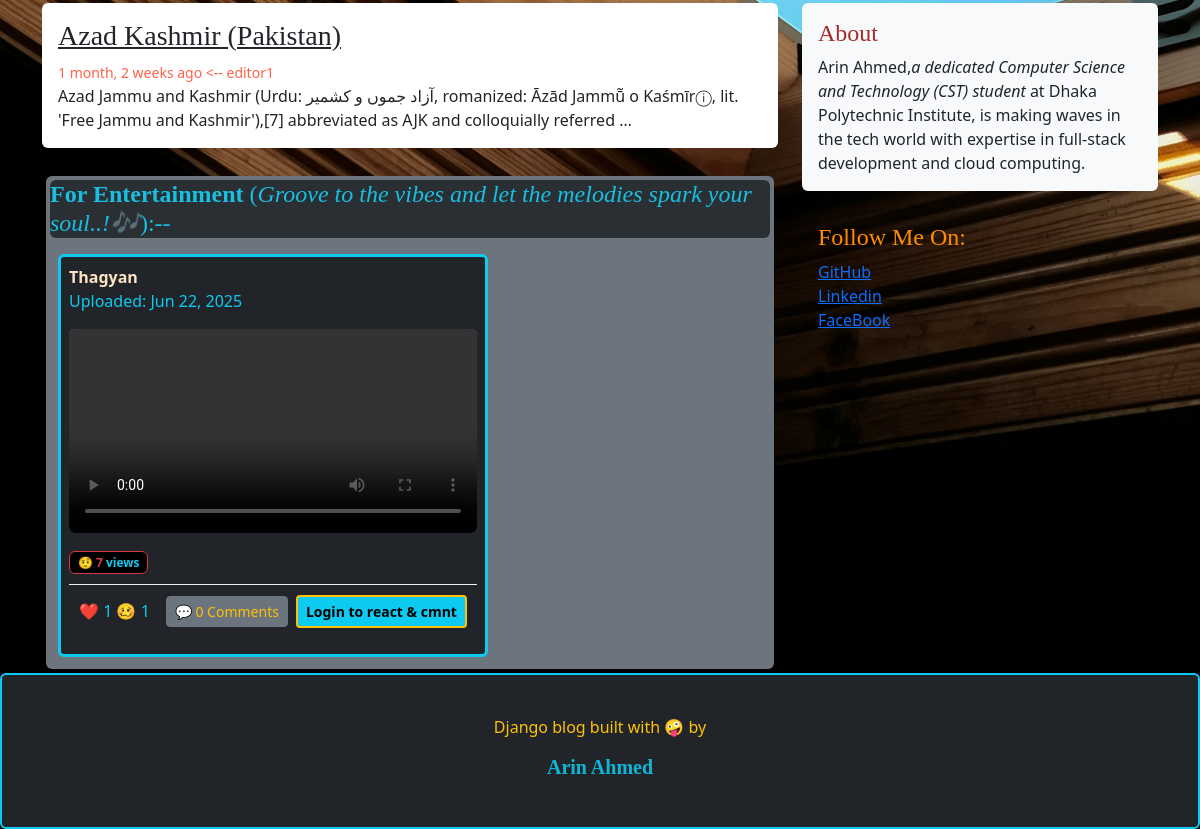
Before: / (lower part) with the older database file.
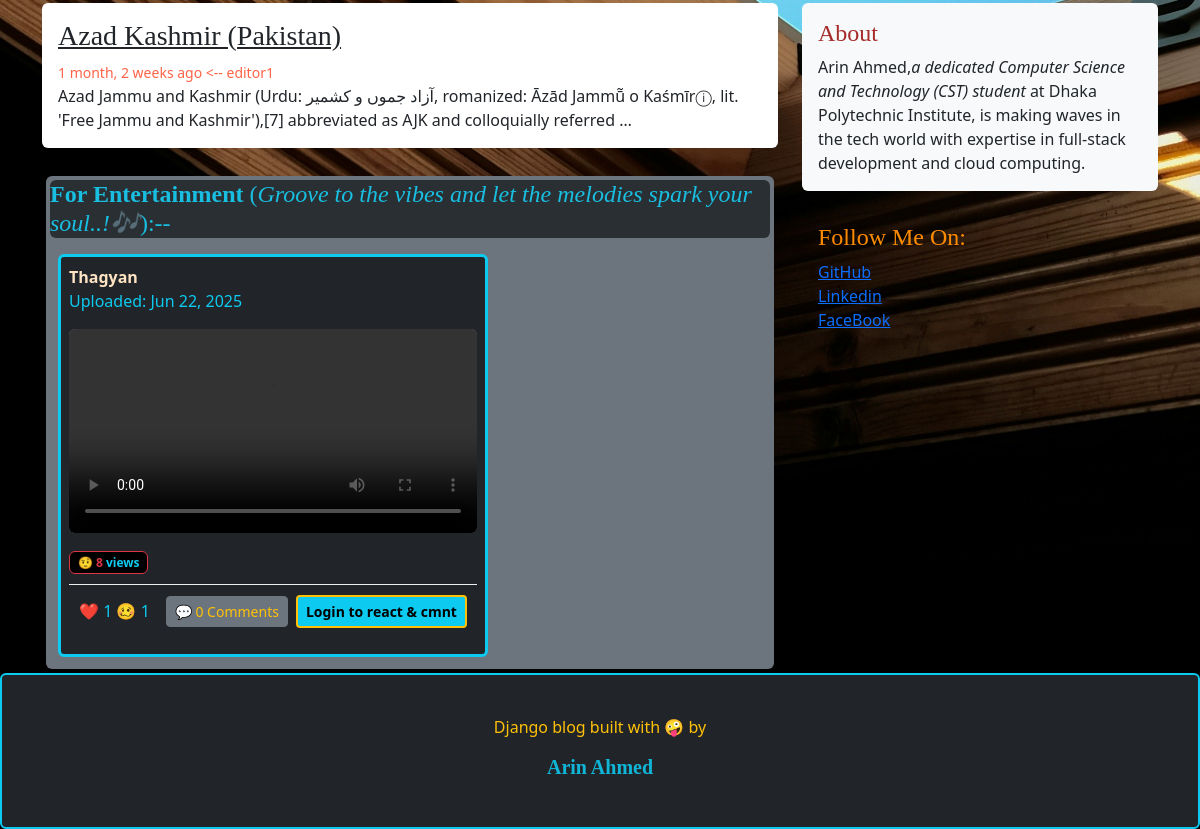
After: the same page with the newer database file.
### blogs/models.py (models this page shows, shortened)
class Video(models.Model):
    title = models.CharField(max_length=20)
    video_file = models.FileField(upload_to='videos/')
    views = models.PositiveIntegerField(default=0)
    uploaded_at = models.DateTimeField(auto_now_add=True)

### Blog_main/views.py (the view)
# urls.py: 2. Add a URL to urlpatterns:  path('', views.home, name='home')
def home(request):
    featured_posts = Blog.objects.filter(is_featured = True,status = 'Published').order_by("?")
    posts = Blog.objects.filter(is_featured = False, status = 'Published').order_by('?')
    about = About.objects.all()
    videos = Video.objects.annotate(
        love_count=Count('reacts', filter=Q(reacts__reaction='love')),
        dislike_count=Count('reacts', filter=Q(reacts__reaction='dislike'))
    ).order_by('?')
    context = {
        'featured_posts': featured_posts,
        'posts':posts,
        'about':about,
        'videos':videos,
    }
    return render(request,'home.html',context)

### blogs/context_processors.py (called while the page is built)
def get_categories(rqst):
    categories = Category.objects.all()
    return dict(categories = categories) # ekhn autometically categories gula prottekta html page a dhuke jabe

def get_social_links(rqst):
    social_links = SocialLink.objects.all()
    return dict(social_links=social_links)

def image1(rqst):
    logo = Image.objects.get(title="Logo")
    return {'image1':logo}

def image2(rqst):
    WebsiteName = Image.objects.get(title="WebsiteName")
    return {'image2':WebsiteName}

def image3(rqst):
    BackgroundImage = Image.objects.get(title="BackgroundImage")
    return {'image3':BackgroundImage}

### templates/home.html (shortened to what the changed rows need)
{% extends "base.html" %}
{% block content %}
{% load static %}
<br>
<br>
<main role="main" class="container p-0">
  <div class="row">
    <div class="col-md-8 blog-main">
      {% for pst in posts %}
       <br>
      {% endfor %}
      <div class="p-1">
        <div class="p-1 bg-secondary rounded">
          <table style="border: 0;" cellspacing="10" cellpadding="0">
            {% for i in videos %}
            <tr>
              <td class="p-2">
                <div class="video-container bg-dark  border border-info border-3 rounded p-2 m-auto">
                  <header style="color:bisque !important;"><b>{{i.title}}</b>
                    <p class='text-info'>Uploaded: {{i.uploaded_at|date:'M d, Y'}}</p>
                  </header>
                  <video class='bg-secondary rounded' width="100%" height="auto" controls style="margin-bottom: 10px;"
                    data-video-id="{{ i.id }}">
                    <source src="{{i.video_file.url}}" type="video/mp4">
                  </video>
                  <div class="view-count-section mb-2">
                    <span class="badge bg-black border border-danger border-1 text-info">🤨️ <span class="view-count text-danger" id="view-count-{{ i.id }}">
                      {{ i.views }}</span> views</span>
                  </div>
                  <div class="interaction-section" data-video-id="{{ i.id }}">
                    <div class="reaction-buttons d-flex align-items-center mb-2">
                      {% if user.is_authenticated %}
                      <button class="react-btn btn btn-info btn-sm me-2 love-btn border border-warning border-1" data-reaction="love">
                        ❤️ <span class="love-count text-info">{{ i.love_count }}</span>
                      </button>
                      <button class="react-btn btn btn-danger btn-sm me-3 dislike-btn border border-warning border-1" data-reaction="dislike">
                        🥴 <span class="dislike-count text-info">{{ i.dislike_count }}</span>
                      </button>
                      <button class="comment-toggle-btn btn btn-secondary btn-sm me-2 border border-danger border-1" data-video-id="{{ i.id }}">
                        💬 <span class="comment-count text-info">0</span> Comments
                      </button>
                      {% else %}
                      <span class="reaction-display me-3 text-info">
                        ❤️ {{ i.love_count }} 🥴 {{ i.dislike_count }}
                      </span>
                      <button class="comment-toggle-btn btn btn-secondary btn-sm me-2 text-warning"
                        data-video-id="{{ i.id }}">
                        💬 <span class="comment-count text-warning">0</span> Comments
                      </button>
                      <a href="{% url 'login' %}"
                        class='btn btn-info btn-sm text-black border border-warning border-2'><b>Login to react & cmnt</b></a>
                      {% endif %}
                    </div>
                  </div>
                </div>
              </td>
            </tr>
            {% endfor %}
          </table>
        </div>
      </div>
    </div> <br>
  </div>
</main>
{% endblock %}

Changed rows visible on the page:
changed Video "Thagyan": views "7" → "8"
